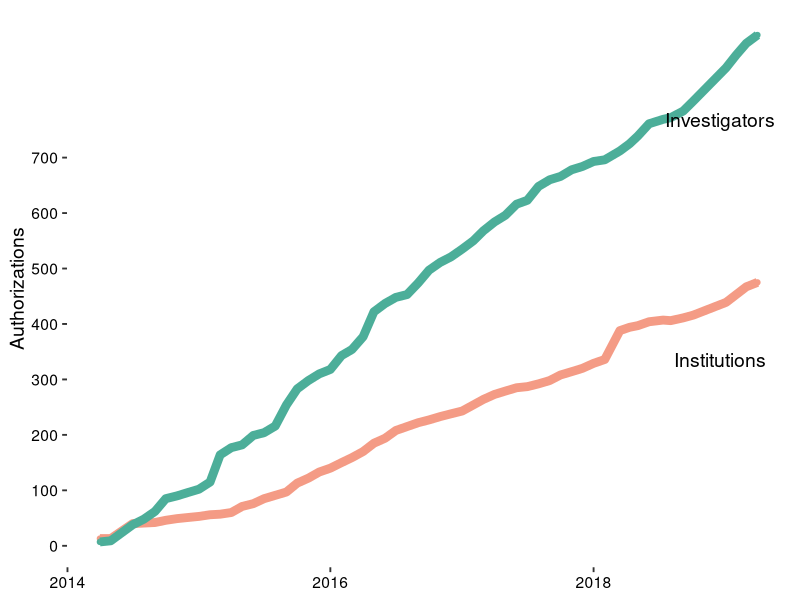

This figure's R source:
## ---- chunk 1
#Load Libraries
library(ggplot2)
library(reshape2)
library(dplyr)
library(knitr)
library(cowplot)
## ---- chunk 2
# Import data and clean

df <- read.csv(file = "csv/institutionAuthCounts.csv", header = TRUE)

# Remove extra characters from df$YearMonth
df$YearMonth <- as.Date(substr(df$YearMonth, 2, 11))
df$Year <- substr(df$YearMonth, 1, 4)
df$Month <- as.numeric(substr(df$YearMonth, 6, 7))
## ---- chunk 3

# Plot for all Institutions and Authorized Investigators vs. date

# the below code needs to be changed to geom_line

# Reshape df
df.melt <- melt(df, id = c("YearMonth", "Year", "Month"), value.name = "Count", variable.name = "Type")

# Using Points
p <- 
  ggplot(data=df.melt, aes(x = YearMonth, y = Count, color = Type, group = Type)) +
  geom_point() + 
  geom_line(size=3) +
  theme_classic(base_size = 14) +                        #Axis Label Size
  scale_colour_manual(values=c("#F49B85", "#4CAE99")) +  #Saturated Databrary Colors 
  ylab("Authorizations") +
  #xlab("Year") +
  #labs(title="Databrary User Growth") +
  theme(axis.title.x=element_blank()) +
  theme(legend.position="none", axis.text = element_text(size = rel(0.8), colour = "black")) +    #Axis text size and color
  theme(axis.line = element_blank()) +
  scale_y_continuous(breaks = seq(0, 700, 100)) +
  coord_cartesian()
 
  
ggdraw(p) + 
  draw_label("Investigators", .9, .8) +
  draw_label("Institutions", .9, .4)
